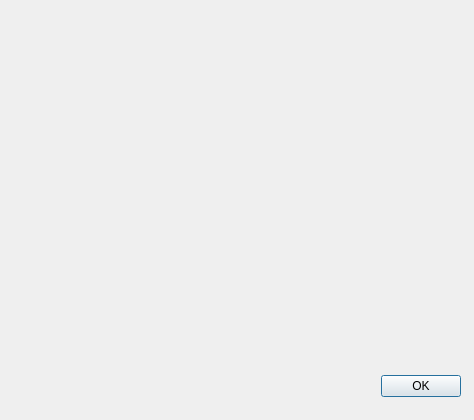
<?xml version="1.0" encoding="UTF-8"?>
<ui version="4.0">
 <class>about</class>
 <widget class="QDialog" name="about">
  <property name="geometry">
   <rect>
    <x>0</x>
    <y>0</y>
    <width>474</width>
    <height>420</height>
   </rect>
  </property>
  <property name="windowTitle">
   <string>Dialog</string>
  </property>
  <widget class="QDialogButtonBox" name="buttonBox">
   <property name="geometry">
    <rect>
     <x>120</x>
     <y>370</y>
     <width>341</width>
     <height>32</height>
    </rect>
   </property>
   <property name="orientation">
    <enum>Qt::Horizontal</enum>
   </property>
   <property name="standardButtons">
    <set>QDialogButtonBox::Ok</set>
   </property>
  </widget>
 </widget>
 <resources/>
 <connections>
  <connection>
   <sender>buttonBox</sender>
   <signal>accepted()</signal>
   <receiver>about</receiver>
   <slot>accept()</slot>
   <hints>
    <hint type="sourcelabel">
     <x>248</x>
     <y>254</y>
    </hint>
    <hint type="destinationlabel">
     <x>157</x>
     <y>274</y>
    </hint>
   </hints>
  </connection>
  <connection>
   <sender>buttonBox</sender>
   <signal>rejected()</signal>
   <receiver>about</receiver>
   <slot>reject()</slot>
   <hints>
    <hint type="sourcelabel">
     <x>316</x>
     <y>260</y>
    </hint>
    <hint type="destinationlabel">
     <x>286</x>
     <y>274</y>
    </hint>
   </hints>
  </connection>
 </connections>
</ui>
